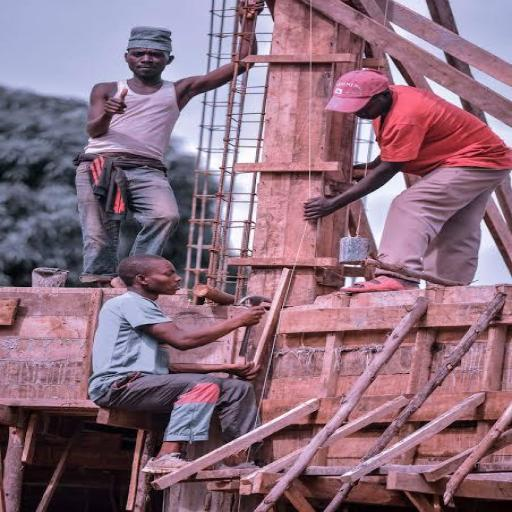
#> input picture ai-service/dataset/train/images/WhatsApp-Image-2026-10-10-at-10-54-52-PM_jpeg.rf.06f3b2cb43e38e0a225e3e9467f8c1a2.jpg, 512 x 512 px; its folder holds only this picture in this run
$ python review_capture.py
#> lines starting #> are read from the running program, lines starting #| are printed output that depends on the picture
### ai-service/config.py
"""
Configuration for AI Detection Service
SIH26245 - AI-Based Real-Time Monitoring of Training Centres
"""

import os

from pathlib import Path


def _load_dotenv():
    """Read ai-service/.env (KEY=VALUE per line) so secrets and ids live in a file that is not committed."""
    env_file = Path(__file__).parent / ".env"
    if not env_file.exists():
        return
    for line in env_file.read_text(encoding="utf-8").splitlines():
        line = line.strip()
        if line and not line.startswith("#") and "=" in line:
            key, value = line.split("=", 1)
            os.environ.setdefault(key.strip(), value.strip().strip('"').strip("'"))


_load_dotenv()

# ─── Backend Connection ───────────────────────────────────────
# 127.0.0.1, not "localhost": on Windows "localhost" tries IPv6 first and every call waits ~2 s before falling back
BACKEND_URL = os.getenv("BACKEND_URL", "http://127.0.0.1:3000/api/v1").replace("://localhost", "://127.0.0.1")

# Shared secret the backend checks (DEVICE_API_KEY in backend/.env). Set it in ai-service/.env.
DEVICE_KEY = os.getenv("DEVICE_API_KEY", "")
# Optional: a user token instead of the device key (expires, so the device key is preferred)
AUTH_TOKEN = os.getenv("AUTH_TOKEN", "")

# ─── Centre & Camera Info ─────────────────────────────────────
# Which training centre this machine films. Set CENTRE_ID in ai-service/.env. If it is empty and the backend has
# exactly one centre, that one is used.
CENTRE_ID = os.getenv("CENTRE_ID", "")
CAMERA_ID = os.getenv("CAMERA_ID", "webcam-001")

# ─── Video Source ─────────────────────────────────────────────
# 0 = laptop webcam | 1 = USB webcam | "C:/Videos/class.mp4" = video file
VIDEO_SOURCE = os.getenv("VIDEO_SOURCE", "0")

# ─── Detection Settings ──────────────────────────────────────
CONFIDENCE_THRESHOLD = 0.35
PERSON_CONF = float(os.getenv("PERSON_CONF", "0.30"))                 # people are counted from this confidence up
CUSTOM_PERSON_CONF = float(os.getenv("CUSTOM_PERSON_CONF", "0.50"))   # extra people found only by best.pt must be this sure
NMS_IOU = float(os.getenv("NMS_IOU", "0.70"))          # lower = merge overlapping boxes of one person more aggressively
# Two-pass detection. The models are trained at 640 px: people close to the camera are detected best there
# (at 1280 a big person gets split into an upper-body box and a legs box). A second, sharper pass at 1280
# only keeps SMALL (far-away) people and objects that the first pass missed. Off by default: on test scenes it
# tripled the time without finding more people than yolov8m at 640.
BASE_IMGSZ = int(os.getenv("BASE_IMGSZ", "640"))
FAR_IMGSZ = int(os.getenv("FAR_IMGSZ", "1280"))
FAR_MAX_HEIGHT = float(os.getenv("FAR_MAX_HEIGHT", "0.30"))     # far pass keeps boxes shorter than 30% of the image
FAR_PASS_PHOTO = os.getenv("FAR_PASS_PHOTO", "false").lower() in ("1", "true", "yes")
FAR_PASS_WEBCAM = os.getenv("FAR_PASS_WEBCAM", "false").lower() in ("1", "true", "yes")
PHOTO_IMGSZ = int(os.getenv("PHOTO_IMGSZ", "1280"))  # kept for compatibility     # inference size for phone photos (small/far people need more pixels)
REPORT_INTERVAL = 2    # seconds between backend reports (the webcam path; phone photos report as they arrive)
MODEL_NAME = os.getenv("MODEL_NAME", "yolov8s.pt")   # the model used from the start. yolov8m.pt is a bit more accurate for crowded groups but ~35% slower

# ─── Accuracy & quality ───────────────────────────────────────
# Confidence an object must reach before it is recorded. Look-alike classes need more proof, so a chair
# is not read as a laptop; anything not listed uses ITEM_CONF.
CLASS_CONF = {
    "laptop": 0.55, "tv": 0.50, "cell phone": 0.45, "couch": 0.50, "keyboard": 0.40, "mouse": 0.40,
    "chair": 0.30, "dining table": 0.35, "book": 0.30, "bottle": 0.35, "backpack": 0.35,
}
ITEM_CONF = float(os.getenv("ITEM_CONF", "0.25"))               # tools / objects are recorded from this confidence up
TILE_GRID = int(os.getenv("TILE_GRID", "0"))                    # phone photos: also scan an N x N grid of zoomed tiles (0 = off, 3 = slower, finds smaller)
WEBCAM_IMGSZ = int(os.getenv("WEBCAM_IMGSZ", "512"))             # live webcam view: 512 makes the same count decisions as 640 here, ~35% faster
CAPTURE_WIDTH = int(os.getenv("CAPTURE_WIDTH", "1920"))         # best webcam resolution to ask for (falls back to what the camera supports)
CAPTURE_HEIGHT = int(os.getenv("CAPTURE_HEIGHT", "1080"))
AUTO_ROTATE = os.getenv("AUTO_ROTATE", "true").lower() in ("1", "true", "yes")   # phone photos often arrive sideways: turn them upright first
ORIENT_MODEL = os.getenv("ORIENT_MODEL", "yolov8n.pt")                          # small, fast model that only decides which way is up
AUTO_ENHANCE = os.getenv("AUTO_ENHANCE", "true").lower() in ("1", "true", "yes")  # brighten dark rooms before detecting / showing
# When the count of a phone photo changes, look at all four rotations again straight away (the phone may have been turned)
ORIENT_SMART_RECHECK = os.getenv("ORIENT_SMART_RECHECK", "true").lower() in ("1", "true", "yes")
STREAM_SHARPEN = os.getenv("STREAM_SHARPEN", "true").lower() in ("1", "true", "yes")
STREAM_FPS = int(os.getenv("STREAM_FPS", "10"))                    # smooth preview; the model runs separately, about once a second
INFER_INTERVAL = float(os.getenv("INFER_INTERVAL", "0.1"))      # pause between webcam model runs: 0.1 = detect as fast as the CPU allows
STREAM_JPEG_QUALITY = int(os.getenv("STREAM_JPEG_QUALITY", "70"))
# The picture people WATCH is a smaller copy (the model still sees the full frame). A full 1080p stream at 92% quality
# was 3.5 MB/s: far too much for Wi-Fi or a tunnel, and it made the page stall and flicker. 854 px / 70% / 10 fps is a few Mbit/s.
STREAM_WIDTH = int(os.getenv("STREAM_WIDTH", "854"))            # 0 = send the full camera size
IGNORE_ON_SCREEN = os.getenv("IGNORE_ON_SCREEN", "true").lower() in ("1", "true", "yes")  # do not count people shown on a TV / laptop / phone screen

# ─── Camera Source ────────────────────────────────────────────
# "browser" = the camera is opened by the WEB PAGE (any laptop) and sends pictures here: this PC opens no camera
# "webcam" = this PC's webcam/video file (started automatically at class time)
# "phone"  = frames pushed by the mobile app through the backend (POST /analyze)
# Can be switched at runtime from the Live Camera page; the last choice is remembered in runtime.json.
SOURCE_MODE = os.getenv("SOURCE_MODE", "browser").lower()

# ─── Training data collection ─────────────────────────────────
# When on, the service keeps a sample of what the cameras see (clean, upright photo + the boxes it guessed) in
# dataset_capture/ so the model can later be fine-tuned on YOUR rooms. Photos of people stay on this PC.
SAVE_TRAINING_FRAMES = os.getenv("SAVE_TRAINING_FRAMES", "false").lower() in ("1", "true", "yes")
TRAINING_DIR = os.getenv("TRAINING_DIR", "dataset_capture")
TRAINING_SAVE_INTERVAL = int(os.getenv("TRAINING_SAVE_INTERVAL", "30"))   # at most one saved photo per this many seconds
TRAINING_MAX_PER_DAY = int(os.getenv("TRAINING_MAX_PER_DAY", "300"))
# A people-only model you trained with train_classroom.py --people-only: it takes over people counting,
# the stock model keeps finding the equipment.
PEOPLE_MODEL = os.getenv("PEOPLE_MODEL", "")
# Label numbers used in the saved dataset (person first, then the equipment the centres can register)
CAPTURE_CLASSES = ["person", "laptop", "keyboard", "mouse", "tv", "chair", "dining table", "couch", "book", "cell phone", "bottle", "backpack"]

# ─── Debug photos ─────────────────────────────────────────────
# The last N annotated photos from the phone are kept in ai-service/debug_photos/ (people count in the file name),
# so when a count looks wrong you can open the picture and see exactly what the model saw. 0 = off.
DEBUG_KEEP_PHOTOS = int(os.getenv("DEBUG_KEEP_PHOTOS", "40"))

# ─── Class Schedule ───────────────────────────────────────────
# When true, detection starts/stops automatically with the centre's class slots
AUTO_SCHEDULE = os.getenv("AUTO_SCHEDULE", "true").lower() in ("1", "true", "yes")
SCHEDULE_POLL_INTERVAL = int(os.getenv("SCHEDULE_POLL_INTERVAL", "30"))  # seconds

# ─── Stream Server ────────────────────────────────────────────
# Only this computer by default (the backend and the web page talk to it locally). Use 0.0.0.0 only on a trusted network.
STREAM_HOST = os.getenv("STREAM_HOST", "127.0.0.1")
STREAM_PORT = 8000

### ai-service/review_capture.py
"""
Review the photos collected from the cameras (dataset_capture/) and fix the boxes.

The boxes in dataset_capture/ are only the model's own guesses. Training on them as they are would teach the model
its own mistakes, so every photo you want to use must be approved here first.

    cd ai-service
    python review_capture.py

In the window:
    click a box ........... delete it (click again to bring it back)
    drag on empty space ... add a box for a missed person (or the class chosen with C)
    C ..................... change the class of the next box you drag (person, laptop, chair, ...)
    Enter / Space ......... approve this photo (it will be used for training) and go to the next
    X ..................... skip for now
    R ..................... reject: this photo is not useful (moved to dataset_capture/rejected)
    U ..................... undo your last change on this photo
    B ..................... back to the previous photo
    Q / Esc ............... quit (everything you approved is already saved)
"""

import os
import shutil
import sys
from pathlib import Path

import cv2

HERE = Path(__file__).resolve().parent
sys.path.insert(0, str(HERE))
from config import CAPTURE_CLASSES, TRAINING_DIR  # noqa: E402

BASE = HERE / TRAINING_DIR
IMAGES, LABELS = BASE / "images", BASE / "labels"
REVIEWED = BASE / "reviewed.txt"
MAX_W, MAX_H = 1400, 800
CLICK_TOLERANCE = 8  # pixels: a drag shorter than this is a click


# ───────────────────────── label files ─────────────────────────

def load_boxes(label_file: Path, w: int, h: int):
    """YOLO text file -> list of {cls, x1, y1, x2, y2 (pixels), deleted}."""
    boxes = []
    if label_file.exists():
        for line in label_file.read_text(encoding="utf-8").splitlines():
            parts = line.split()
            if len(parts) < 5:
                continue
            cls, cx, cy, bw, bh = int(parts[0]), *map(float, parts[1:5])
            boxes.append({
                "cls": cls, "deleted": False, "added": False,
                "x1": (cx - bw / 2) * w, "y1": (cy - bh / 2) * h, "x2": (cx + bw / 2) * w, "y2": (cy + bh / 2) * h,
            })
    return boxes


# [18 lines left out: functions save_boxes, box_at, not called in this run]


def reviewed_stems() -> set:
    return set(REVIEWED.read_text(encoding="utf-8").split()) if REVIEWED.exists() else set()


# ───────────────────────── one photo's editing state ─────────────────────────

class Editor:
    """All edits for one photo, in image pixel coordinates. The window just forwards mouse and keys to it."""

    def __init__(self, boxes, classes):
        self.boxes = boxes
        self.classes = classes
        self.new_class = 0          # class used for boxes you drag
        self.history = []           # ("delete"|"restore"|"add", index)
        self.drag_start = None
        self.drag_now = None

    def mouse_down(self, x, y):
        self.drag_start = self.drag_now = (x, y)

    def mouse_move(self, x, y):
        if self.drag_start:
            self.drag_now = (x, y)

    # [13 lines left out: function mouse_up, not called in this run]

    def cycle_class(self):
        self.new_class = (self.new_class + 1) % len(self.classes)

    # [8 lines left out: function undo, not called in this run]

    def counts(self):
        kept = [b for b in self.boxes if not b["deleted"]]
        return (sum(1 for b in kept if b["cls"] == 0), sum(1 for b in self.boxes if b["added"] and not b["deleted"]),
                sum(1 for b in self.boxes if b["deleted"]))


# ───────────────────────── window ─────────────────────────

def draw(img, editor, scale, status):
    out = img.copy()
    h, w = out.shape[:2]
    thick = max(2, w // 500)
    for i, b in enumerate(editor.boxes):
        p1, p2 = (int(b["x1"]), int(b["y1"])), (int(b["x2"]), int(b["y2"]))
        if b["deleted"]:
            color, name = (60, 60, 230), "DELETED"
        else:
            color = (127, 255, 0) if b["cls"] == 0 else (0, 145, 255)
            name = editor.classes[b["cls"]] if b["cls"] < len(editor.classes) else str(b["cls"])
        cv2.rectangle(out, p1, p2, color, thick)
        cv2.putText(out, name, (p1[0], max(16, p1[1] - 6)), cv2.FONT_HERSHEY_SIMPLEX, max(0.5, w / 1800), color, max(1, thick - 1))
    if editor.drag_start and editor.drag_now:
        cv2.rectangle(out, tuple(map(int, editor.drag_start)), tuple(map(int, editor.drag_now)), (255, 255, 0), thick)
    out = cv2.resize(out, None, fx=scale, fy=scale, interpolation=cv2.INTER_AREA)
    bar = out.shape[1]
    cv2.rectangle(out, (0, 0), (bar, 58), (0, 0, 0), -1)
    cv2.putText(out, status[0], (10, 24), cv2.FONT_HERSHEY_SIMPLEX, 0.6, (255, 255, 255), 1)
    cv2.putText(out, status[1], (10, 48), cv2.FONT_HERSHEY_SIMPLEX, 0.5, (180, 220, 255), 1)
    return out


def main():
    if not IMAGES.exists() or not any(IMAGES.glob("*.jpg")):
        print(f"No photos in {IMAGES}.\nTurn collection on first:  set SAVE_TRAINING_FRAMES=true  and restart detector.py")
        return
    classes = (BASE / "classes.txt").read_text(encoding="utf-8").splitlines() if (BASE / "classes.txt").exists() else CAPTURE_CLASSES
    done = reviewed_stems()
    queue = [p for p in sorted(IMAGES.glob("*.jpg")) if p.stem not in done]
    print(f"{len(queue)} photos to review ({len(done)} already approved)")
    if not queue:
        return

    state = {"editor": None, "scale": 1.0}

    # [11 lines left out: function on_mouse, not called in this run]

    win = "Review photos (see top of review_capture.py for keys)"
    cv2.namedWindow(win, cv2.WINDOW_AUTOSIZE)
    cv2.setMouseCallback(win, on_mouse)

    i, approved = 0, 0
    while 0 <= i < len(queue):
        path = queue[i]
        img = cv2.imread(str(path))
#> img is the input picture: shape (512, 512, 3); mean B, G, R 125.6, 109.1, 140.2
        if img is None:
            i += 1
            continue
        h, w = img.shape[:2]
#> h = 512; w = 512
        state["scale"] = min(1.0, MAX_W / w, MAX_H / h)
        label_file = LABELS / f"{path.stem}.txt"
        ed = Editor(load_boxes(label_file, w, h), classes)
        state["editor"] = ed

        while True:
            people, added, deleted = ed.counts()
#> people = 0; added = 0; deleted = 0
            status = (f"photo {i + 1}/{len(queue)}  |  people: {people}  (+{added} added, -{deleted} deleted)  |  next box class: {classes[ed.new_class]}",
                      "Enter=approve  click box=delete  drag=add  C=class  U=undo  X=skip  R=reject  B=back  Q=quit")
            cv2.imshow(win, draw(img, ed, state["scale"], status))
#> in draw, `cv2.putText(out, status[1], (10, 48), cv2.FONT_HERSHEY_SIMPLEX, 0.5, (..`:
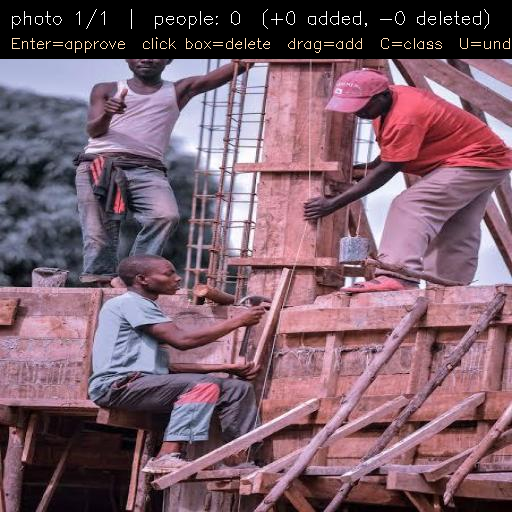
#> out: shape (512, 512, 3); mean B, G, R 107.1, 93.9, 123.4
            key = cv2.waitKey(30) & 0xFF
#> (key x is pressed here)
            if key in (13, 32):                      # Enter / Space: approve
                save_boxes(label_file, ed.boxes, w, h)
                with open(REVIEWED, "a", encoding="utf-8") as f:
                    f.write(path.stem + "\n")
                approved += 1
                i += 1
                break
            elif key in (ord("x"), ord("X")):
                i += 1
                break
            elif key in (ord("r"), ord("R")):
                rejected = BASE / "rejected"
                rejected.mkdir(exist_ok=True)
                shutil.move(str(path), rejected / path.name)
                if label_file.exists():
                    shutil.move(str(label_file), rejected / label_file.name)
                i += 1
                break
            elif key in (ord("b"), ord("B")):
                i = max(0, i - 1)
                break
            elif key in (ord("c"), ord("C")):
                ed.cycle_class()
            elif key in (ord("u"), ord("U")):
                ed.undo()
            elif key in (ord("q"), ord("Q"), 27):
                cv2.destroyAllWindows()
                print(f"Approved {approved} photos this session. Total approved: {len(reviewed_stems())}")
                return

    cv2.destroyAllWindows()
    print(f"Done. Approved {approved} photos this session. Total approved: {len(reviewed_stems())}")


if __name__ == "__main__":
    main()

$ run again, on ai-service/dataset/train/images/WhatsApp-Video-2026-10-10-at-8_49_23-PM_mp4-0001_jpg.rf.a373061bccf280002c9fb89f254e3d97.jpg
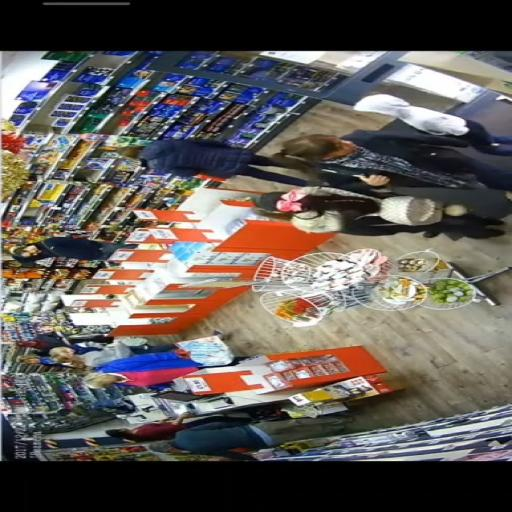
#> input picture ai-service/dataset/train/images/WhatsApp-Video-2026-10-10-at-8_49_23-PM_mp4-0001_jpg.rf.a373061bccf280002c9fb89f254e3d97.jpg, 512 x 512 px
#> in main, img is the input picture: shape (512, 512, 3); mean B, G, R 86.5, 90.3, 96.7
#> in draw, `cv2.putText(out, status[1], (10, 48), cv2.FONT_HERSHEY_SIMPLEX, 0.5, (..`:
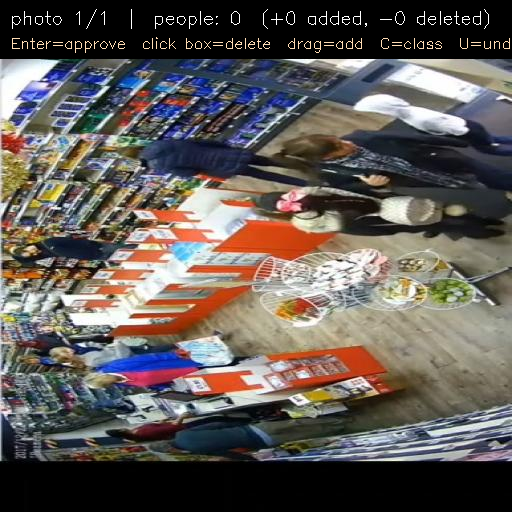
#> out: shape (512, 512, 3); mean B, G, R 85.7, 89.8, 96.4

$ run again, on ai-service/dataset/train/images/WhatsApp-Video-2026-10-10-at-8_49_23-PM_mp4-0003_jpg.rf.0e22ebb6f976b7e092f4dd88c863187c.jpg
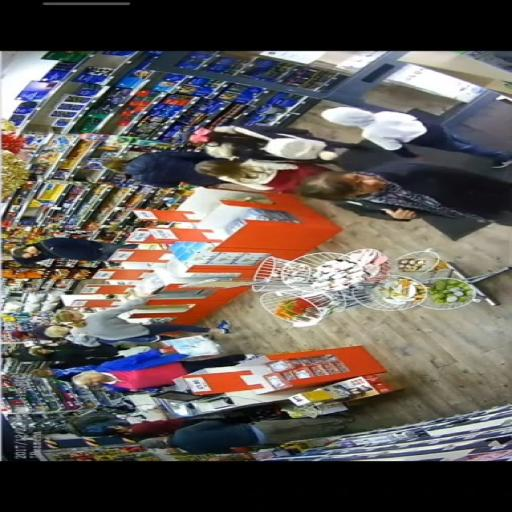
#> input picture ai-service/dataset/train/images/WhatsApp-Video-2026-10-10-at-8_49_23-PM_mp4-0003_jpg.rf.0e22ebb6f976b7e092f4dd88c863187c.jpg, 512 x 512 px
#> in main, img is the input picture: shape (512, 512, 3); mean B, G, R 85.9, 90.1, 97.3
#> in draw, `cv2.putText(out, status[1], (10, 48), cv2.FONT_HERSHEY_SIMPLEX, 0.5, (..`:
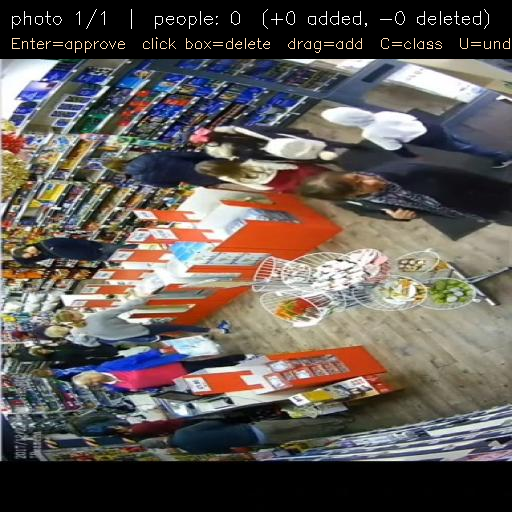
#> out: shape (512, 512, 3); mean B, G, R 85.2, 89.6, 97.1

$ run again, on ai-service/dataset/train/images/WhatsApp-Video-2026-10-10-at-8_49_23-PM_mp4-0004_jpg.rf.350428474fcdb70ed31c2338b8fa7e77.jpg
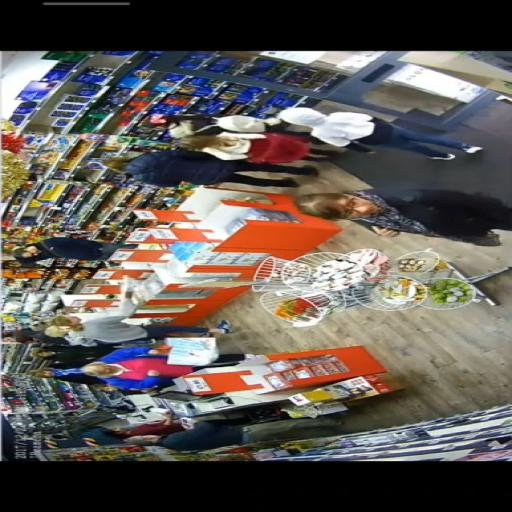
#> input picture ai-service/dataset/train/images/WhatsApp-Video-2026-10-10-at-8_49_23-PM_mp4-0004_jpg.rf.350428474fcdb70ed31c2338b8fa7e77.jpg, 512 x 512 px
#> in main, img is the input picture: shape (512, 512, 3); mean B, G, R 85, 89.5, 96.8
#> in draw, `cv2.putText(out, status[1], (10, 48), cv2.FONT_HERSHEY_SIMPLEX, 0.5, (..`:
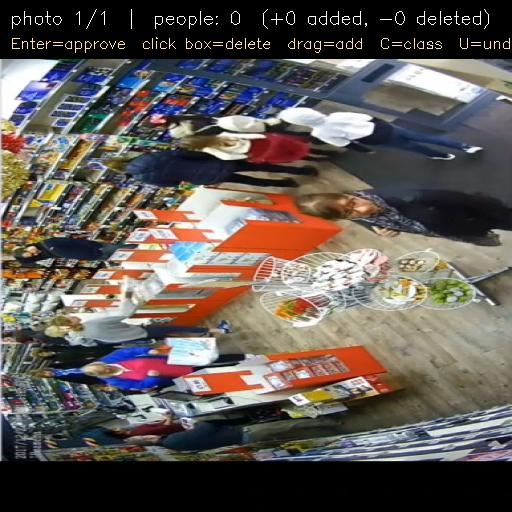
#> out: shape (512, 512, 3); mean B, G, R 84.3, 89, 96.6

$ run again, on ai-service/dataset/train/images/WhatsApp-Image-2026-10-10-at-10-55-03-PM_jpeg.rf.cd89bf9984690adc6998d35950e89672.jpg
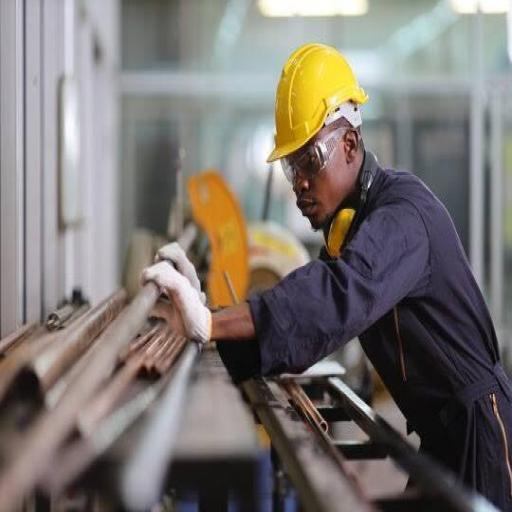
#> input picture ai-service/dataset/train/images/WhatsApp-Image-2026-10-10-at-10-55-03-PM_jpeg.rf.cd89bf9984690adc6998d35950e89672.jpg, 512 x 512 px
#> in main, img is the input picture: shape (512, 512, 3); mean B, G, R 113.6, 117.6, 123.4
#> in draw, `cv2.putText(out, status[1], (10, 48), cv2.FONT_HERSHEY_SIMPLEX, 0.5, (..`:
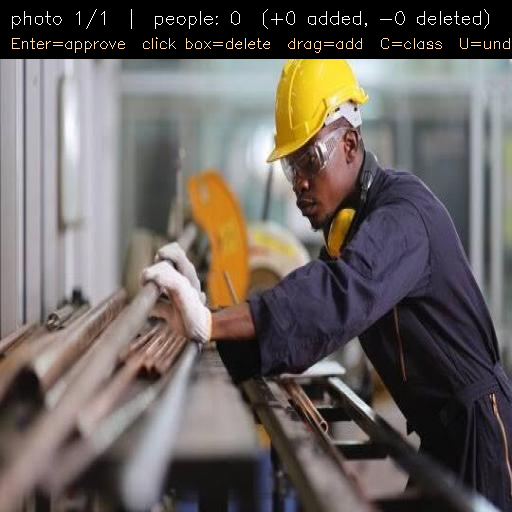
#> out: shape (512, 512, 3); mean B, G, R 95.2, 98.8, 105.6
